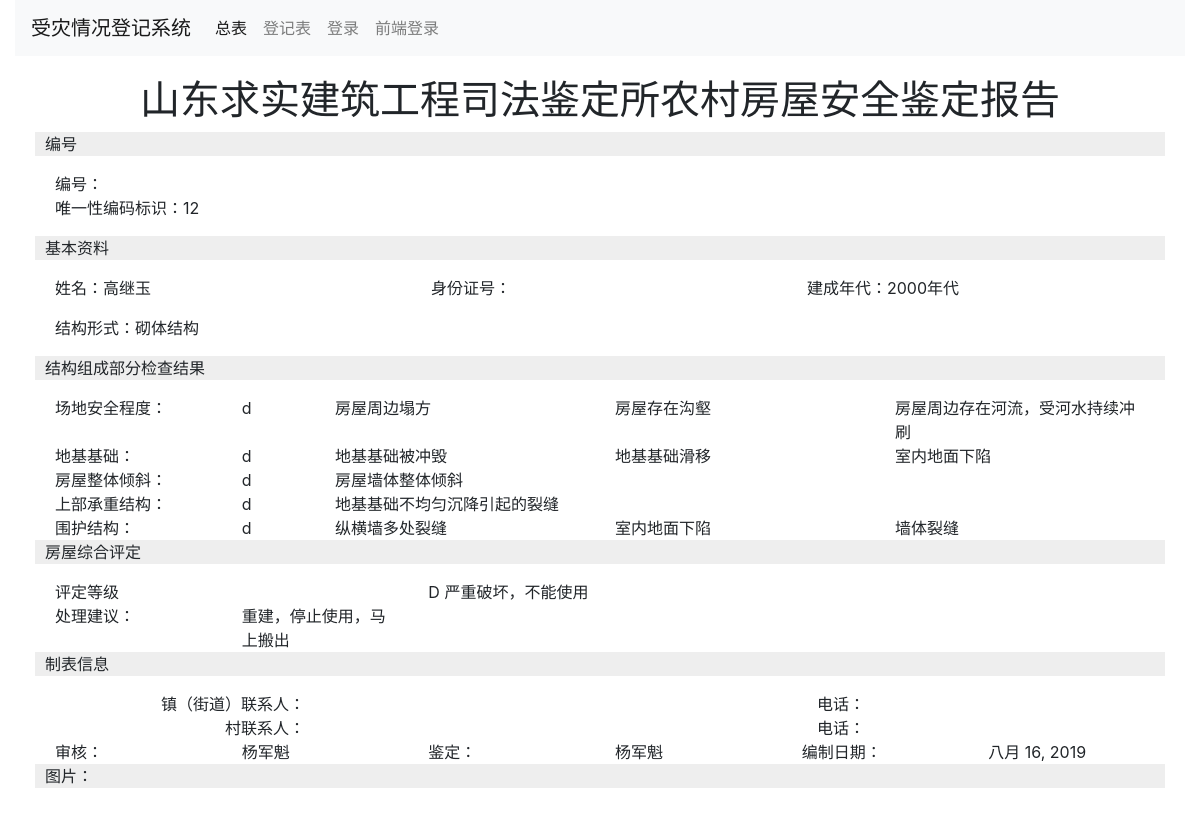
Page /report/12 (signed in) on the committed database.
### report/models.py (models this page shows, shortened)
class Report(models.Model):
    DECADE_CHOICE = (
        ('1900', '1900'),
        ('1910', '1910'),
        ('1920', '1920'),
        ('1930', '1930'),
        ('1940', '1940'),
        ('1950', '1950'),
        ('1960', '1960'),
        ('1970', '1970'),
        ('1980', '1980'),
        ('1990', '1990'),
        ('2000', '2000'),
        ('2010', '2010'),
    )
    PURPOSE_CHOICE = (
        (1, '住宅'),
        (2, '厂房'),
        (3, '公共建筑'),
    )
    STRUCTURE_CHOICE = (
        (1, '混凝土结构'),
        (2, '砌体结构'),
        (3, '木结构'),
        (4, '钢结构'),
        (5, '石结构'),
        (6, '生土结构'),
    )
    DEGREE_CHOICE = (
        ('a', 'A'),
        ('b', 'B'),
        ('c', 'C'),
        ('d', 'D'),
    )
    SECURITY_DETAIL_CHOICE = (
        (1, '未发现影响房屋周边安全的不利影响'),
        (2, '房屋周边准在超高土体滑坡'),
        (3, '房屋周边场地存在地质斜坡'),
        (4, '房屋周边存在河流，受河水持续冲刷'),
        (5, '房屋存在沟壑'),
        (6, '房屋周边塌方'),
        (7, '房屋周边下方存在不实空洞'),
    )
    GROUNDSILL_DETAIL_CHOICE = (
        (1, '未发现明显不均匀沉降及滑移'),
        (2, '地基基础轻微不均匀沉降'),
        (3, '地基基础不均匀沉降'),
        (4, '室内地面下陷'),
        (5, '地基基础滑移'),
        (6, '地基基础存在滑移可能'),
        (7, '地基基础被冲毁'),
        (8, '毛石基础粘结砂浆缺失'),
    )
    TILT_DETAIL_CHOICE = (
        (1, '未发现明显倾斜'),
        (2, '房屋墙体局部倾斜'),
        (3, '房屋墙体整体倾斜'),
        (4, '房屋墙体变形'),
        (5, '房屋墙体未发现明显歪闪缺陷')
    )
    UPON_DETAIL_CHOICE = (
        (1, '未发现结构承载缺陷'),
        (2, '墙体存在裂缝'),
        (3, '墙体轻微裂缝'),
        (4, '墙体贯通缝严重'),
        (5, '墙体风化侵蚀严重'),
        (6, '墙体有效截面积削弱'),
        (7, '内隔墙裂缝'),
        (8, '墙体面层脱落'),
        (9, '墙体变形'),
        (10, '墙体倾斜'),
        (11, '纵横墙连接处松动和开裂'),
        (12, '墙体倒塌'),
        (13, '屋架梁损坏'),
        (14, '屋架檩条损坏'),
        (15, '屋架梁下墙体开裂损坏'),
        (16, '屋架梁下墙体变形'),
        (17, '地基基础不均匀沉降引起的裂缝'),
        (18, '房屋墙体、屋盖无明显受力裂缝和变形'),
        (19, '墙体严重破坏，无法正常使用'),
        (20, '屋架损坏'),
    )
    FENCE_DETAIL_CHOICE = (
        (1, '未发现围护缺损'),
        (2, '同上'),
        (3, '墙体存在裂缝'),
        (4, '屋面坍塌'),
        (5, '屋面下陷'),
        (6, '墙体面层脱落'),
        (7, '墙体裂缝'),
        (8, '室内地面下陷'),
        (9, '内隔墙裂缝'),
        (10, '纵横墙多处裂缝'),
    )
    ASSESS_LEVEL_CHOICE = (
        ('a', 'A 完好无损'),
        ('b', 'B 轻微破损，可以使用'),
        ('c', 'C 破损经修缮后可以使用'),
        ('d', 'D 严重破坏，不能使用'),
        ('e', '倒塌'),
    )
    CREATOR_CHOICE = (
        (1, '杨军魁'),
        (2, '芦满'),
        (3, '关萌'),
        (4, '黄波'),
    )
    bid = models.CharField(max_length=100, null=True, blank=True,
                           verbose_name='建鉴编号')
    name = models.CharField(max_length=250, null=True, blank=True,
                            verbose_name='姓名')
    identity = models.CharField(max_length=50, null=True, blank=True,
                                verbose_name='身份证号', unique=True)
    decade = models.CharField(choices=DECADE_CHOICE, max_length=10,
                              null=True, blank=True, verbose_name='建成年代')
    city = models.ForeignKey(City, null=True, blank=True,
                             on_delete=models.SET_NULL,
                             verbose_name='城市')
    town = models.ForeignKey(Town, null=True, blank=True,
                             on_delete=models.SET_NULL,
                             verbose_name='镇')
    village = models.ForeignKey(Village, null=True, blank=True,
                                on_delete=models.SET_NULL,
                                verbose_name='村')
    purpose = models.IntegerField(choices=PURPOSE_CHOICE, null=True, blank=True,
                                  verbose_name='用途')
    comment = models.TextField(max_length=250, null=True, blank=True,
                               verbose_name='备注')
    structure = models.IntegerField(choices=STRUCTURE_CHOICE,
                                    null=True, blank=True, verbose_name='结构形式')
    security = models.CharField(max_length=10, choices=DEGREE_CHOICE,
                                null=True, blank=True, verbose_name='场地安全程度')
    groundsill = models.CharField(max_length=10, choices=DEGREE_CHOICE,
                                  null=True, blank=True, verbose_name='地基基础')
    tilt = models.CharField(max_length=10, choices=DEGREE_CHOICE, null=True,
                            blank=True,
                            verbose_name='房屋整体倾斜')
    upon = models.CharField(max_length=10, choices=DEGREE_CHOICE, null=True,
                            blank=True,
                            verbose_name='上部承重结构')
    fence = models.CharField(max_length=10, choices=DEGREE_CHOICE, null=True,
                             blank=True,
                             verbose_name='围护结构')
    security_detail = models.ManyToManyField(SecurityDetail, blank=True,
                                             verbose_name='场地安全程度说明')
    groundsill_detail = models.ManyToManyField(GroundsillDetail, blank=True,
                                               verbose_name='地基基础说明')
    tilt_detail = models.ManyToManyField(TiltDetail, blank=True,
                                         verbose_name='房屋整体倾斜说明')
    upon_detail = models.ManyToManyField(UponDetail, blank=True,
                                         verbose_name='上部承重结构说明')
    fence_detail = models.ManyToManyField(FenceDetail, blank=True,
                                          verbose_name='围护结构说明')
    assess_level = models.CharField(max_length=10, choices=ASSESS_LEVEL_CHOICE,
                                    null=True, blank=True, verbose_name='评定等级')
    advice = models.ManyToManyField(Advice, blank=True,
                                    verbose_name='处理建议')
    street_contract = models.CharField(max_length=50, null=True, blank=True,
                                       verbose_name='镇（街道）联系人')
    street_contract_phone = models.CharField(max_length=50, null=True,
                                             blank=True,
                                             verbose_name='镇（街道）联系人电话')
    village_contract = models.CharField(max_length=50, null=True, blank=True,
                                        verbose_name='村联系人')
    village_contract_phone = models.CharField(max_length=50, null=True,
                                              blank=True,
                                              verbose_name='村联系人电话')
    reviewer = models.ForeignKey(Reviewer, null=True, blank=True,
                                 on_delete=models.SET_NULL,
                                 verbose_name='审核人')
    created = models.DateField(auto_now_add=True, verbose_name='添加日期')
    updated = models.DateTimeField(auto_now=True, verbose_name='修改日期')
    appraiser = models.ForeignKey(User, null=True, blank=True,
                                  on_delete=models.SET_NULL,
                                  verbose_name='鉴定人')
    class Meta:
        ordering = ('-created',)
        verbose_name_plural = '报告'

class SecurityDetail(models.Model):
    SECURITY_DETAIL_CHOICE = (
        (0, ''),
        (1, '未发现影响房屋周边安全的不利影响'),
        (2, '房屋周边准在超高土体滑坡'),
        (3, '房屋周边场地存在地质斜坡'),
        (4, '房屋周边存在河流，受河水持续冲刷'),
        (5, '房屋存在沟壑'),
        (6, '房屋周边塌方'),
        (7, '房屋周边下方存在不实空洞'),
    )
    detail = models.IntegerField(choices=SECURITY_DETAIL_CHOICE,
                                 verbose_name='描述')
    created = models.DateTimeField(auto_now_add=True, verbose_name='创建时间')
    class Meta:
        ordering = ('-created',)
        verbose_name_plural = '场地安全程度描述'
    def __str__(self):
        return self.get_detail_display()

class GroundsillDetail(models.Model):
    GROUNDSILL_DETAIL_CHOICE = (
        (0, ''),
        (1, '未发现明显不均匀沉降及滑移'),
        (2, '地基基础轻微不均匀沉降'),
        (3, '地基基础不均匀沉降'),
        (4, '室内地面下陷'),
        (5, '地基基础滑移'),
        (6, '地基基础存在滑移可能'),
        (7, '地基基础被冲毁'),
        (8, '毛石基础粘结砂浆缺失'),
    )
    detail = models.IntegerField(choices=GROUNDSILL_DETAIL_CHOICE,
                                 verbose_name='描述')
    created = models.DateTimeField(auto_now_add=True, verbose_name='创建时间')
    class Meta:
        ordering = ('-created',)
        verbose_name_plural = '地基基础描述'
    def __str__(self):
        return self.get_detail_display()

class TiltDetail(models.Model):
    TILT_DETAIL_CHOICE = (
        (0, ''),
        (1, '未发现明显倾斜'),
        (2, '房屋墙体局部倾斜'),
        (3, '房屋墙体整体倾斜'),
        (4, '房屋墙体变形'),
        (5, '房屋墙体未发现明显歪闪缺陷')
    )
    detail = models.IntegerField(choices=TILT_DETAIL_CHOICE, verbose_name='描述')
    created = models.DateTimeField(auto_now_add=True, verbose_name='创建时间')
    class Meta:
        ordering = ('-created',)
        verbose_name_plural = '房屋整体倾斜描述'
    def __str__(self):
        return self.get_detail_display()

class UponDetail(models.Model):
    UPON_DETAIL_CHOICE = (
        (0, ''),
        (1, '未发现结构承载缺陷'),
        (2, '墙体存在裂缝'),
        (3, '墙体轻微裂缝'),
        (4, '墙体贯通缝严重'),
        (5, '墙体风化侵蚀严重'),
        (6, '墙体有效截面积削弱'),
        (7, '内隔墙裂缝'),
        (8, '墙体面层脱落'),
        (9, '墙体变形'),
        (10, '墙体倾斜'),
        (11, '纵横墙连接处松动和开裂'),
        (12, '墙体倒塌'),
        (13, '屋架梁损坏'),
        (14, '屋架檩条损坏'),
        (15, '屋架梁下墙体开裂损坏'),
        (16, '屋架梁下墙体变形'),
        (17, '地基基础不均匀沉降引起的裂缝'),
        (18, '房屋墙体、屋盖无明显受力裂缝和变形'),
        (19, '墙体严重破坏，无法正常使用'),
        (20, '屋架损坏'),
    )
    detail = models.IntegerField(choices=UPON_DETAIL_CHOICE, verbose_name='描述')
    created = models.DateTimeField(auto_now_add=True, verbose_name='创建时间')
    class Meta:
        ordering = ('-created',)
        verbose_name_plural = '房上部承重结构描述'
    def __str__(self):
        return self.get_detail_display()

class FenceDetail(models.Model):
    FENCE_DETAIL_CHOICE = (
        (0, ''),
        (1, '未发现围护缺损'),
        (2, '同上'),
        (3, '墙体存在裂缝'),
        (4, '屋面坍塌'),
        (5, '屋面下陷'),
        (6, '墙体面层脱落'),
        (7, '墙体裂缝'),
        (8, '室内地面下陷'),
        (9, '内隔墙裂缝'),
        (10, '纵横墙多处裂缝'),
    )
    detail = models.IntegerField(choices=FENCE_DETAIL_CHOICE, verbose_name='描述')
    created = models.DateTimeField(auto_now_add=True, verbose_name='创建时间')
    class Meta:
        ordering = ('-created',)
        verbose_name_plural = '围护结构描述'
    def __str__(self):
        return self.get_detail_display()

class Advice(models.Model):
    ADVICE_CHOICE = (
        (0, ''),
        (1, '修缮'),
        (2, '加固危险点'),
        (3, '建议重建'),
        (4, '重建，停止使用，马上搬出'),
        (5, '取消鉴定'),
    )
    advice = models.IntegerField(choices=ADVICE_CHOICE, verbose_name='处理意见')
    created = models.DateTimeField(auto_now_add=True, verbose_name='创建时间')
    class Meta:
        ordering = ('-created',)
        verbose_name_plural = '处理意见'
    def __str__(self):
        return self.get_advice_display()

class Reviewer(models.Model):
    name = models.CharField(max_length=50, verbose_name='审核人')
    created = models.DateTimeField(auto_now_add=True, verbose_name='创建时间')
    class Meta:
        ordering = ('name',)
        verbose_name_plural = '审核人'
    def __str__(self):
        return self.name

### report/views.py (the view)
# urls.py: path('<int:pk>', views.ReportDetailView.as_view(), name='report_detail'),
class ReportDetailView(LoginRequiredMixin, DetailView):
    model = Report
    template_name = 'report/detail.html'
    context_object_name = 'report'

### report/templates/report/detail.html (shortened to what this page needs)
{% extends 'report/base.html' %}
{% load static %}
{% block content %}
    <h1 class="text-center">山东求实建筑工程司法鉴定所农村房屋安全鉴定报告</h1>
    <p class="small-title">编号</p>
    <ul class="list-inline row detail-content">
        <li class="list-inline col-md-12">
            编号：{{ report.bid|default_if_none:"" }}</li>
        <li class="list-inline col-md-12">
            唯一性编码标识：{{ report.id|default_if_none:"" }}</li>
    </ul>
    <p class="small-title">基本资料</p>
    <div class="detail-content">
        <ul class="list-inline row">
            <li class="list-inline-item col">
                姓名：{{ report.name|default_if_none:"" }}</li>
            <li class="list-inline-item col">
                身份证号：{{ report.identity|default_if_none:"" }}</li>
            <li class="list-inline-item col">
                建成年代：{{ report.decade|default_if_none:"" }}年代
            </li>
        </ul>
        <ul class="list-inline row">
            <li class="list-inline-item col">
                结构形式：{{ report.get_structure_display|default_if_none:"" }}</li>
        </ul>
    </div>
    <p class="small-title">结构组成部分检查结果</p>
    <div class="detail-content">
        <div class="row">
            <div class="col-md-2">
                场地安全程度：
            </div>
            <div class="col-md-1">{{ report.security|default_if_none:"" }}</div>
            {% for detail in report.security_detail.all %}
                <div class="col-md-3">{{ detail|default_if_none:"" }}</div>
            {% endfor %}
        </div>
        <div class="row">
            <div class="col-md-2">
                地基基础：
            </div>
            <div class="col-md-1">{{ report.groundsill|default_if_none:"" }}</div>
            {% for detail in report.groundsill_detail.all %}
                <div class="col-md-3">{{ detail|default_if_none:"" }}</div>
            {% endfor %}
        </div>
        <div class="row">
            <div class="col-md-2">
                房屋整体倾斜：
            </div>
            <div class="col-md-1">{{ report.tilt|default_if_none:"" }}</div>
            {% for detail in report.tilt_detail.all %}
                <div class="col-md-3">{{ detail|default_if_none:"" }}</div>
            {% endfor %}
        </div>
        <div class="row">
            <div class="col-md-2">
                上部承重结构：
            </div>
            <div class="col-md-1">{{ report.upon|default_if_none:"" }}</div>
            {% for detail in report.upon_detail.all %}
                <div class="col-md-3">{{ detail|default_if_none:"" }}</div>
            {% endfor %}
        </div>
        <div class="row">
            <div class="col-md-2">
                围护结构：
            </div>
            <div class="col-md-1">{{ report.fence|default_if_none:"" }}</div>
            {% for detail in report.fence_detail.all %}
                <div class="col-md-3">{{ detail|default_if_none:"" }}</div>
            {% endfor %}
        </div>
    </div>
    <p class="small-title">房屋综合评定</p>
    <div class="detail-content">
        <div class="row">
            <div class="col-md-4">评定等级</div>
            <div class="col-md-8">{{ report.get_assess_level_display|default_if_none:"" }}</div>
        </div>
        <div class="row">
            <div class="col-md-2">处理建议：</div>
            {% for advice in report.advice.all %}
                <div class="col-md-2">{{ advice|default_if_none:"" }}</div>
            {% endfor %}
        </div>
    </div>
    <p class="small-title">制表信息</p>
    <div class="detail-content">
        <div class="row">
            <div class="col-md-3 text-right">镇（街道）联系人：</div>
            <div class="col-md-3">{{ report.street_contract|default_if_none:"" }}</div>
            <div class="col-md-3 text-right">电话：</div>
            <div class="col-md-3">{{ report.street_contract_phone|default_if_none:"" }}</div>
        </div>
        <div class="row">
            <div class="col-md-3 text-right">村联系人：</div>
            <div class="col-md-3">{{ report.village_contract|default_if_none:"" }}</div>
            <div class="col-md-3 text-right">电话：</div>
            <div class="col-md-3">{{ report.village_contract_phone|default_if_none:"" }}</div>
        </div>
        <div class="row">
            <div class="col-md-2">审核：</div>
            <div class="col-md-2">{{ report.reviewer|default_if_none:"" }}</div>
            <div class="col-md-2">鉴定：</div>
            <div class="col-md-2">
                {{ report.appraiser.last_name }}{{ report.appraiser.first_name }}</div>
            <div class="col-md-2">编制日期：</div>
            <div class="col-md-2">{{ report.created|default_if_none:"" }}</div>
        </div>
    </div>
    <p class="small-title">图片：</p>
    <div class="container">
    </div>
{% endblock %}

### report/static/css/style.css (style rules this page uses)
.small-title { display: block; background-color: #eeeeee; padding-left: 10px; }
.detail-content { padding: 0 20px; }

### rows in the picture
Report: id "12", name "高继玉", decade "2000", structure "砌体结构", security "d", groundsill "d", tilt "d", upon "d", fence "d", assess_level "D 严重破坏，不能使用", reviewer "杨军魁", appraiser.last_name "杨", appraiser.first_name "军魁", created "八月 16, 2019"
SecurityDetail: detail "房屋周边塌方"
SecurityDetail: detail "房屋存在沟壑"
SecurityDetail: detail "房屋周边存在河流，受河水持续冲刷"
GroundsillDetail: detail "地基基础被冲毁"
GroundsillDetail: detail "地基基础滑移"
GroundsillDetail: detail "室内地面下陷"
TiltDetail: detail "房屋墙体整体倾斜"
UponDetail: detail "地基基础不均匀沉降引起的裂缝"
FenceDetail: detail "纵横墙多处裂缝"
FenceDetail: detail "室内地面下陷"
FenceDetail: detail "墙体裂缝"
Advice: advice "重建，停止使用，马上搬出"
